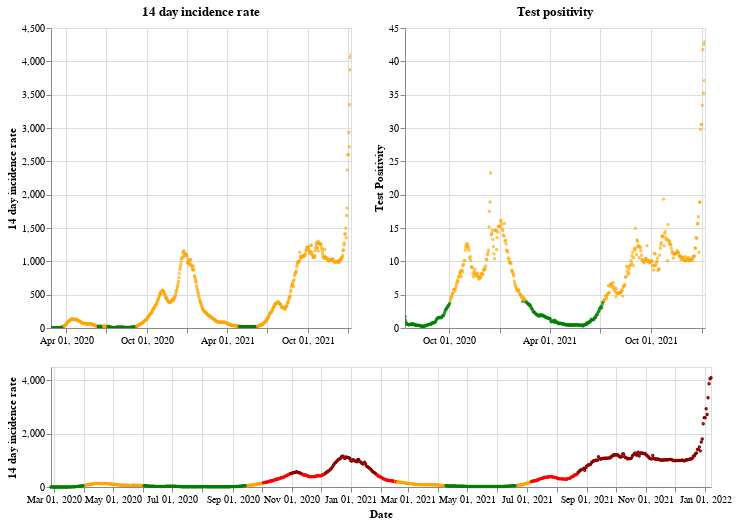

Source (notebook cell):
### Markdown cell above
## Wales

### Code cell
plot_traffic_light('Wales')

### Figure 1 — Vega-Lite specification as saved in the notebook (floating-point values rounded to 4 significant figures; data arrays with more than 128 entries replaced by an {"elided": "..."} marker saying what was removed)
{"config": {"view": {"continuousWidth": 400, "continuousHeight": 300}}, "vconcat": [{"hconcat": [{"mark": {"type": "point", "size": 2}, "encoding": {"color": {"condition": {"value": "green", "test": "(datum.twoWeeklyCasesRate <= 25)"}, "value": "orange"}, "tooltip": [{"type": "nominal", "field": "areaName"}, {"type": "temporal", "field": "date"}, {"type": "quantitative", "field": "twoWeeklyCasesRate"}, {"type": "quantitative", "field": "testPositivity"}], "x": {"type": "temporal", "axis": {"title": ""}, "field": "date", "scale": {"domain": {"selection": "DateBrush"}}, "timeUnit": "yearmonthdate"}, "y": {"type": "quantitative", "axis": {"title": "14 day incidence rate"}, "field": "twoWeeklyCasesRate"}}, "title": "14 day incidence rate", "width": 300}, {"mark": {"type": "point", "size": 2}, "encoding": {"color": {"condition": {"value": "green", "test": "(datum.testPositivity <= 4)"}, "value": "orange"}, "tooltip": [{"type": "nominal", "field": "areaName"}, {"type": "temporal", "field": "date"}, {"type": "quantitative", "field": "twoWeeklyCasesRate"}, {"type": "quantitative", "field": "testPositivity"}], "x": {"type": "temporal", "axis": {"title": ""}, "field": "date", "scale": {"domain": {"selection": "DateBrush"}}, "timeUnit": "yearmonthdate"}, "y": {"type": "quantitative", "axis": {"title": "Test Positivity"}, "field": "testPositivity"}}, "title": "Test positivity", "width": 300}]}, {"layer": [{"mark": {"type": "point", "size": 2}, "encoding": {"color": {"condition": {"value": "orange", "test": "(((datum.testPositivity < 4) && (datum.twoWeeklyCasesRate >= 50)) && (datum.twoWeeklyCasesRate < 200))"}, "value": "red"}, "opacity": {"condition": {"value": 1, "test": "((datum.twoWeeklyCasesRate >= 50) && (datum.twoWeeklyCasesRate < 500))"}, "value": 0}, "tooltip": [{"type": "nominal", "field": "areaName"}, {"type": "temporal", "field": "date"}, {"type": "quantitative", "field": "twoWeeklyCasesRate"}, {"type": "quantitative", "field": "testPositivity"}], "x": {"type": "temporal", "axis": {"title": "Date"}, "field": "date", "timeUnit": "yearmonthdate"}, "y": {"type": "quantitative", "axis": {"title": "14 day incidence rate"}, "field": "twoWeeklyCasesRate"}}, "selection": {"DateBrush": {"type": "interval", "encodings": ["x"], "fields": ["Time"]}}}, {"mark": {"type": "point", "size": 2}, "encoding": {"color": {"value": "darkred"}, "opacity": {"condition": {"value": 1, "test": "(datum.twoWeeklyCasesRate >= 500)"}, "value": 0}, "tooltip": [{"type": "nominal", "field": "areaName"}, {"type": "temporal", "field": "date"}, {"type": "quantitative", "field": "twoWeeklyCasesRate"}, {"type": "quantitative", "field": "testPositivity"}], "x": {"type": "temporal", "axis": {"title": "Date"}, "field": "date", "timeUnit": "yearmonthdate"}, "y": {"type": "quantitative", "axis": {"title": "14 day incidence rate"}, "field": "twoWeeklyCasesRate"}}}, {"mark": {"type": "point", "size": 2}, "encoding": {"color": {"condition": {"value": "green", "test": "((datum.testPositivity < 4) && (datum.twoWeeklyCasesRate < 50))"}, "value": "orange"}, "opacity": {"condition": {"value": 1, "test": "(datum.twoWeeklyCasesRate < 50)"}, "value": 0}, "tooltip": [{"type": "nominal", "field": "areaName"}, {"type": "temporal", "field": "date"}, {"type": "quantitative", "field": "twoWeeklyCasesRate"}, {"type": "quantitative", "field": "testPositivity"}], "x": {"type": "temporal", "axis": {"title": "Date"}, "field": "date", "timeUnit": "yearmonthdate"}, "y": {"type": "quantitative", "axis": {"title": "14 day incidence rate"}, "field": "twoWeeklyCasesRate"}}}], "height": 120, "width": 660}], "data": {"name": "data-93cf1aeb691f32a6ea6eb82332f55e31"}, "$schema": "https://vega.github.io/schema/vega-lite/v4.8.1.json", "datasets": {"data-93cf1aeb691f32a6ea6eb82332f55e31": {"elided": "681 records"}}}
